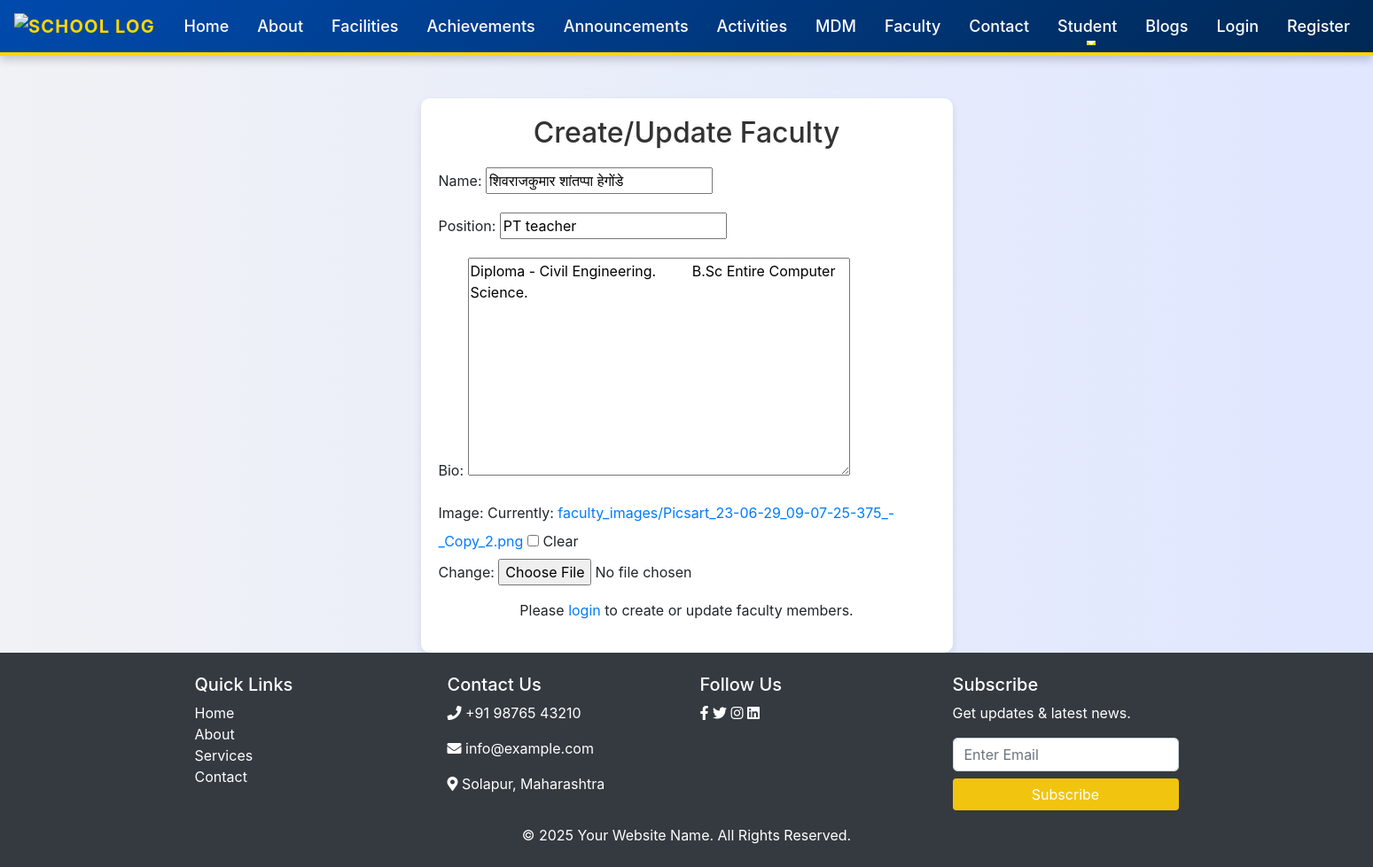
The app's page /faculty/10/ with its own data.
### zpps_faculty/models.py (models this page shows, shortened)
class FacultyMember(models.Model):
    name = models.CharField(max_length=200)
    position = models.CharField(max_length=200)
    image = models.ImageField(upload_to='faculty_images/', blank=True, null=True)  # Add this field
    bio = models.TextField()

### zpps_faculty/views.py (the view)
# urls.py: path('<int:faculty_id>/', views.update_faculty, name='faculty_member_detail'),  # Corrected view name and parameter
def update_faculty(request, faculty_id):
    faculty = get_object_or_404(FacultyMember, id=faculty_id)
    if request.method == 'POST':
        form = FacultyMemberForm(request.POST, request.FILES, instance=faculty)
        if form.is_valid():
            form.save()
            return redirect('faculty_list')
    else:
        form = FacultyMemberForm(instance=faculty)
    return render(request, 'zpps_faculty/template/faculty_form.html', {'form': form})

### zpps_faculty/forms.py
class FacultyMemberForm(forms.ModelForm):
    class Meta:
        model = FacultyMember
        fields = ['name', 'position', 'bio', 'image']

### zpps_faculty/template/faculty_form.html (shortened to what this page needs)
{% extends 'internal/template/base.html' %}
{% load static %}
{% block content %}
<head>
    <link href="https://stackpath.bootstrapcdn.com/bootstrap/4.5.2/css/bootstrap.min.css" rel="stylesheet">
    <link href="{% static 'css/faculty.css' %}" rel="stylesheet">
</head>
<body>
    <div class="container mt-5">
        <div class="form-container">
            <h2>Create/Update Faculty</h2>
            <form method="post" enctype="multipart/form-data">
                {{ form.as_p }}
                {% if user.is_authenticated %}
                    <button type="submit" class="btn btn-primary btn-block">Save</button>
                {% else %}
                    <p class="text-center mt-3">Please <a href="{% url 'login' %}">login</a> to create or update faculty members.</p>
                {% endif %}
            </form>
        </div>
    </div>
</body>
{% endblock %}

### static/css/faculty.css (style rules this page uses)
body { background: linear-gradient(to right, #f0f2f5, #e0e7ff); }

### zpps_faculty/template/faculty_form.html (style rules this page uses)
body { background-color: #f8f9fa; }
.form-container { background: #ffffff; padding: 20px; border-radius: 10px; box-shadow: 0 4px 8px rgba(0, 0, 0, 0.1); margin: 0 auto; max-width: 600px; animation: fadeIn 1s ease-in-out; }
h2 { text-align: center; margin-bottom: 20px; color: #333; font-size: 2rem; }

### records on screen
FacultyMember: name "शिवराजकुमार शांतप्पा हेगोंडे", position "PT teacher", bio "Diploma - Civil Engineering. B.Sc Entire Computer Science."
